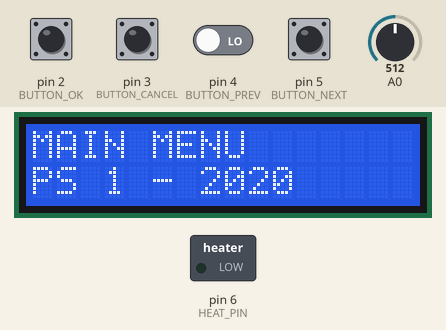
The sketch below on a simulated Arduino Uno, built with avr-gcc and run on an emulated ATmega328P. Shown: 16×2 character LCD, switched loads named in the sketch (green lamp = pin HIGH). Inputs (shaded band) come from the test bench; at power-on: pin 2 (BUTTON_OK), pin 3 (BUTTON_CANCEL), pin 4 (BUTTON_PREV), pin 5 (BUTTON_NEXT) LOW, A0 = 512. What the sketch prints to the serial monitor is not drawn.

Above: at 1.2 s.
1.3 s: pin 2 (BUTTON_OK) driven HIGH and pin 4 (BUTTON_PREV) driven HIGH
4.3 s: pin 3 (BUTTON_CANCEL) pulled HIGH for 0.15 s
At 4.6 s:
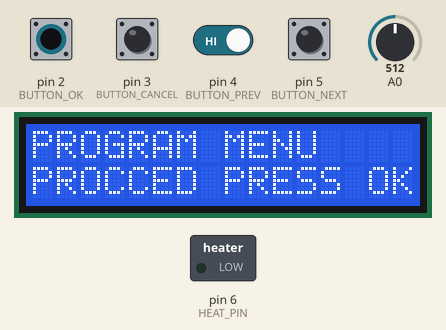
5.9 s: pin 5 (BUTTON_NEXT) pulled HIGH for 0.15 s
At 7.1 s:
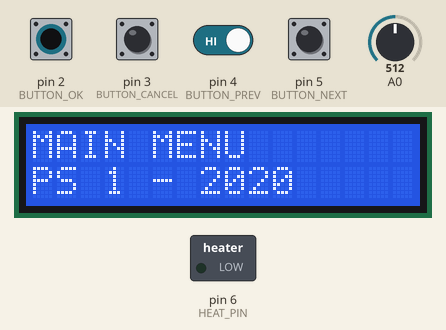
7.5 s: pin 5 (BUTTON_NEXT) pulled HIGH for 1 s
At 8.4 s:
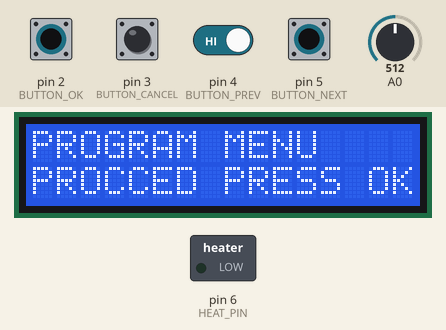
10.0 s: pin 2 (BUTTON_OK) pulsed LOW 5 times (0.12 s each, 0.3 s apart)
At 12.2 s:
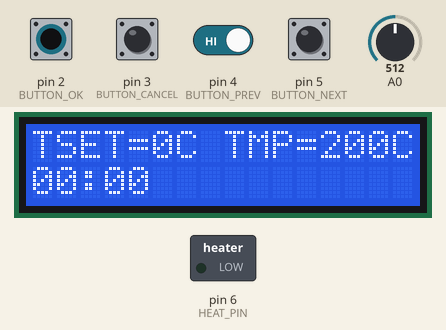
13.0 s: pin 3 (BUTTON_CANCEL) pulled HIGH for 1 s
At 13.9 s:
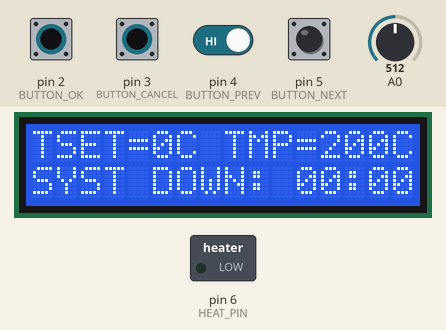
Timing chart, 0 to 16.0 s (numbered marks = the images above; inputs shaded):
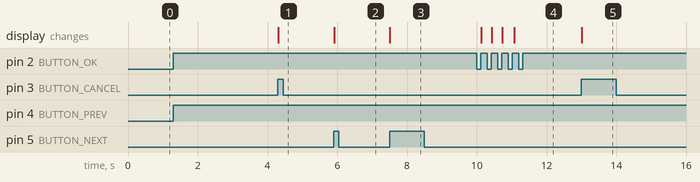

Measured:
- after the input at 1.3 s, every drawn part: stays the same
- after the input at 4.3 s, the display: changes at once (image 1)
- after the input at 5.9 s, the display: changes at once (image 2)
- after the input at 7.5 s, the display: changes at once (image 3)
- after the input at 10.0 s, the display: first changes after 0.13 s (image 4 shows a later state)
- after the input at 13.0 s, the display: changes at once (image 5)

The sketch:

Proiect_Radu_Valentin__Dumitra__Drago_-Andrei.ino
```cpp
//Proiect: Radu Valentin, Dumitraș Dragoș-Andrei

#include <EEPROM.h>
#include <LiquidCrystal.h>
LiquidCrystal lcd(13, 12, 11, 10, 9, 8);
#define HEAT_PIN 6

#define BUTTON_OK 2
#define BUTTON_CANCEL 3
#define BUTTON_PREV 4
#define BUTTON_NEXT 5

struct Parameter
{
  float temperature;
  float kp;
  float ki;
  float kd;
  int theat;
  int tmen;
  int tcool;
};

unsigned int menu = 0;
unsigned int currentState[4] = {0, 0, 0, 0}, lastState[4] = {0, 0, 0, 0};
volatile float temperature[3], t2set[3], k2set[3];
bool firstTime; Parameter param;
float Err = 0.0, lastErr = 0.0, sumErr = 0.0, dErr = 0.0, dt = 1.0, output = 0.0;
float moving_setpoint = 0.0; unsigned int uptime = 0;

void setup()
{
  Serial.begin(9600);
  lcd.begin(16,2);
  setTimer1();
  pinMode(BUTTON_OK, INPUT);
  pinMode(BUTTON_CANCEL, INPUT);
  pinMode(BUTTON_PREV, INPUT);
  pinMode(BUTTON_NEXT, INPUT);
  eepromParam();
  print_menu(0);
}

void loop()
{
  if(menu == 19)
  {
    temperature[1] = (analogRead(A0) * 0.004882814 - 0.5) * 100;
    print_menu(19);
  }
  uptime += 1;
  delay(1000);
}

void print_menu(unsigned int index)
{
  lcd.clear();
  lcd.setCursor(0, 0);
  switch(index)
  {
    case 0: lcd.print("MAIN MENU"); break;
    case 1: lcd.print("PROGRAM MENU"); break;
    case 2: lcd.print("START PROGRAM"); break;
    case 3: lcd.print("CHANGE PROGRAM"); break;
    case 4: lcd.print("TSET="); lcd.print((int)temperature[0]); lcd.print("C ");
            lcd.print("TMP="); lcd.print((int)temperature[1]); lcd.print("C");break;
    case 12: lcd.print("TEMPERATURE"); break;
    case 13: lcd.print("HEAT TIME"); break;
    case 14: lcd.print("MAINTAIN TIME"); break;
    case 15: lcd.print("COOL TIME"); break;
    case 16: lcd.print("PID: KD"); break;
    case 17: lcd.print("PID: KI"); break;
    case 18: lcd.print("PID: KP"); break;
    case 19: lcd.print("TSET="); lcd.print((int)temperature[0]); lcd.print("C ");
             lcd.print("TMP="); lcd.print((int)temperature[1]); lcd.print("C"); break;
  }
  if((index >= 5) && (index <= 11)) lcd.print("CHANGE PARAMETER");
  lcd.setCursor(0, 1);
  switch(index)
  {
    case 0: lcd.print("PS 1 - 2020"); break;
    case 4: lcd.print("SYST DOWN: 00:00"); break;
    case 5: lcd.print("TEMPERATURE"); break;
    case 6: lcd.print("HEAT TIME"); break;
    case 7: lcd.print("MANTAIN TIME"); break;
    case 8: lcd.print("COOL TIME"); break;
    case 9: lcd.print("PID: KD"); break;
    case 10: lcd.print("PID: KI"); break;
    case 11: lcd.print("PID: KP"); break;
    case 12: lcd.print("TEMP = "); lcd.setCursor(7, 1); lcd.print(temperature[0]);break;
    case 13: lcd.print("TH = "); lcd.setCursor(7, 1); lcd.print(t2set[0]);break;
    case 14: lcd.print("TM = "); lcd.setCursor(7, 1); lcd.print(t2set[1]);break;
    case 15: lcd.print("TC = "); lcd.setCursor(7, 1); lcd.print(t2set[2]);break;
    case 16: lcd.print("KD = "); lcd.setCursor(5, 1); lcd.print(k2set[0]);break;
    case 17: lcd.print("KI = "); lcd.setCursor(5, 1); lcd.print(k2set[1]);break;
    case 18: lcd.print("KP = "); lcd.setCursor(5, 1); lcd.print(k2set[2]);break;
    case 19: print_time(); break;
  }
  if((index >= 1) && (index <= 3)) lcd.print("PROCCED PRESS OK");
}

void buttonSettingNAV(unsigned int mymenu)
{
  currentState[0] = digitalRead(BUTTON_NEXT);
  currentState[1] = digitalRead(BUTTON_PREV);
  if((currentState[0] && !lastState[0]))
  {
    switch(mymenu)
    {
      case 0: menu = 1; break;
      case 1: menu = 0; break;
      case 2: menu = 3; break;
      case 3: menu = 2; break;
      case 11: menu = 5; break;
      case 12: temperature[0] += 1; break;
    }
    if((mymenu >= 5) && (mymenu <= 10)) menu++;
    if((mymenu >= 13) && (mymenu <= 15)) t2set[mymenu - 13] += 1.0;
    if((mymenu >= 16) && (mymenu <= 18)) k2set[mymenu - 16] += 1.0;
    print_menu(menu);
  }
  else if((currentState[1] && !lastState[1]))
  {
    switch(mymenu)
    {
      case 0: menu = 1; break;
      case 1: menu = 0; break;
      case 2: menu = 3; break;
      case 3: menu = 2; break;
      case 5: menu = 11; break;
      case 12: temperature[0] -= 1; break;
    }
    if((mymenu <= 11) && (mymenu >= 6)) menu--;
    if((mymenu >= 13) && (mymenu <= 15)) t2set[mymenu - 13] -= 1.0;
    if((mymenu >= 16) && (mymenu <= 18)) k2set[mymenu - 16] -= 1.0;
    print_menu(menu);
  }
  lastState[0] = currentState[0];
  lastState[1] = currentState[1];
}

void buttonSettingOK(unsigned int mymenu)
{
  currentState[2] = digitalRead(BUTTON_OK);
  if(currentState[2] && !lastState[2])
  {
    switch(mymenu)
    {
      case 1: menu = 2; break;
      case 2: menu = 4; break;
      case 3: menu = 5; break;
      case 4: menu = 19; uptime = 0; break;
    }
    if((mymenu >= 5) && (mymenu <= 11)) menu += 7;
    print_menu(menu);
  }
  lastState[2] = currentState[2];
}

void buttonSettingCancel(unsigned int mymenu)
{
  currentState[3] = digitalRead(BUTTON_CANCEL);
  if(currentState[3] && !lastState[3])
  {
    if((mymenu >= 2) && (mymenu <= 3)) menu -= 1;
    else if(mymenu == 4) menu = 2;
    else if((mymenu >= 5) && (mymenu <= 11)) menu = 3;
    else if((mymenu >= 12) && (mymenu <= 18)) menu -= 7;
    else if(mymenu == 19) {menu = 4; resetPID();}
    print_menu(menu);
  }
  lastState[3] = currentState[3];
}

void print_time()
{
  lcd.setCursor(0, 1);
  int minute = 0, second = 0, remaining = 0;
  float aux = 0;
  if(uptime == 1) temperature[2] = temperature[1];
  if(uptime <= t2set[0])
  {
    lcd.print("Tinc:");
    aux = (temperature[0] - temperature[1])/t2set[0];
    remaining = t2set[0] - uptime;
    moving_setpoint =  temperature[1] + aux * uptime;
  }
  else if (uptime <= (t2set[0] + t2set[1]))
  {
    lcd.print("Tmen:");
    remaining = (t2set[0] + t2set[1]) - uptime;
  }
  else if (uptime <= (t2set[0] + t2set[1] + t2set[2]))
  {
    lcd.print("Trac:");
    aux = (temperature[2] - temperature[1]) / (t2set[2]);
    moving_setpoint = aux * (uptime - (t2set[0] + t2set[1])) + temperature[1];
    remaining = (t2set[0] + t2set[1] + t2set[2]) - uptime;
  }
  Serial.println(moving_setpoint);
  PID();
  minute = remaining / 60;
  second = remaining % 60;
  if(minute <= 9) lcd.print("0");
  lcd.print(minute);lcd.print(":");
  if(second <= 9) lcd.print("0");
  lcd.print(second);
}
void PID()
{
  Err = moving_setpoint - temperature[1];
  sumErr = (sumErr + Err) * dt;
  dErr = (Err - lastErr) / dt;
  output = (k2set[2] * Err) + (k2set[1] * lastErr) + (k2set[0] * dErr);
  output = constrain(output, 0, 255);
  analogWrite(HEAT_PIN, int(output));
  lastErr = Err;
}
void resetPID(){Err = 0.0; lastErr = 0.0; sumErr = 0.0; dErr = 0.0; moving_setpoint = 0.0; output = 0.0; analogWrite(HEAT_PIN, 0);}
ISR(TIMER1_COMPA_vect)
{
  if(firstTime == true) eepromSave();
  buttonSettingNAV(menu);
  buttonSettingOK(menu);
  buttonSettingCancel(menu);
}
void setTimer1()
{
  cli();
  TCCR1A = 0; TCCR1B = 0; TCCR1C = 0;
  TCCR1B |= 1 << WGM12;
  TCCR1B |= ((1 << CS10) | (1 << CS12));
  OCR1A = 155;
  TIMSK1 |= 1 << OCIE1A;
  sei();
}


void eepromParam()
{
  EEPROM.get(100, firstTime);

  if(firstTime != true)
  {
    param.temperature = 50.0;
    param.kp = 100.0;
    param.ki = 0.5;
    param.kd = 3.0;
    param.theat = 60.0;
    param.tmen = 20.0;
    param.tcool = 80.0;
    EEPROM.put(0,param);
    firstTime = true;
    EEPROM.put(100,firstTime);
  }

  else

  {
    EEPROM.get(0,param);
  }
  temperature[0] = param.temperature;
  t2set[0] = param.theat; t2set[1] = param.tmen; t2set[2] = param.tcool;
  k2set[0] = param.kd; k2set[1] = param.ki; k2set[2] = param.kp;
}
void eepromSave()
{
  param.temperature = temperature[0];
  param.theat = t2set[0];
  param.tmen = t2set[1];
  param.tcool = t2set[2];
  param.kd = k2set[0];
  param.ki = k2set[1];
  param.kp = k2set[2];
  EEPROM.put(0,param);
}
```
